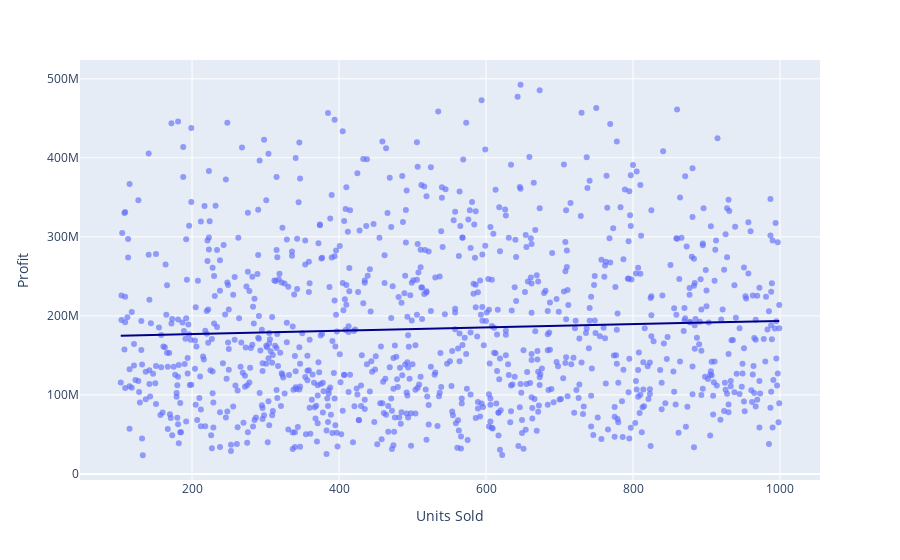

Source (notebook cell):
### Code cell
# Is there any correlation between the units sold and the profit generated?
t_ = data_

import seaborn as sns
query=t_[t_.columns[0]]==t_[t_.columns[0]]

company = 'ALL'   
# to be created as 
'''s_= list(pd.unique(t_['Company']))
s_+=["ALL"]
s_'''
if (company!='ALL'):
    query = query & (t_['Company']==company)

prod_ ='ALL'
# to be created as 
'''s_= list(pd.unique(t_['Product Name']))
s_+=["ALL"]
s_'''
if (prod_!='ALL'):
    query = query & (t_['Product Name']==prod_)

Export_c = 'ALL'
# to be created as 
'''s_= list(pd.unique(t_['Export Country']))
s_+=["ALL"]
s_'''
if (Export_c!='ALL'):
    query&=(t_['Export Country']==Export_c)

Destination_p = 'ALL'
# to be created as 
'''s_= list(pd.unique(t_['Destination Port']))
s_+=["ALL"]
s_'''
if (Destination_p!='ALL'):
    query&=(t_['Destination Port']==Destination_p)
    

sns.regplot(t_[ query], x='Units Sold', y='Profit')
print(" Company: ", company, '\n',"Product: ", prod_, '\n', 'Export Country: ', Export_c , '\n', 'Destination Port: ', Destination_p)



import plotly.express as px
fig = px.scatter(
    t_[ query], x='Units Sold', y='Profit', opacity=0.65,
    trendline='ols', trendline_color_override='darkblue'
)
fig.show()      
t_[query]

### Figure 1 — Plotly figure (JSON) as saved in the notebook; plotly's stock layout.template omitted (floating-point values rounded to 4 significant figures; data arrays with more than 128 entries replaced by an {"elided": "..."} marker saying what was removed)
{"data": [{"hovertemplate": "Units Sold=%{x}<br>Profit=%{y}<extra></extra>", "legendgroup": "", "marker": {"color": "#636efa", "opacity": 0.65, "symbol": "circle"}, "mode": "markers", "name": "", "orientation": "v", "showlegend": false, "type": "scatter", "x": {"elided": "1000 int values"}, "xaxis": "x", "y": {"elided": "1000 float values"}, "yaxis": "y"}, {"hovertemplate": "<b>OLS trendline</b><br>Profit = 20900.2 * Units Sold + 1.72747e+08<br>R<sup>2</sup>=0.002696<br><br>Units Sold=%{x}<br>Profit=%{y} <b>(trend)</b><extra></extra>", "legendgroup": "", "line": {"color": "darkblue"}, "marker": {"color": "#636efa", "symbol": "circle"}, "mode": "lines", "name": "", "showlegend": false, "type": "scatter", "x": {"elided": "1000 int values"}, "xaxis": "x", "y": {"elided": "1000 float values"}, "yaxis": "y"}], "layout": {"legend": {"tracegroupgap": 0}, "margin": {"t": 60}, "xaxis": {"anchor": "y", "domain": [0, 1], "title": {"text": "Units Sold"}}, "yaxis": {"anchor": "x", "domain": [0, 1], "title": {"text": "Profit"}}}}
